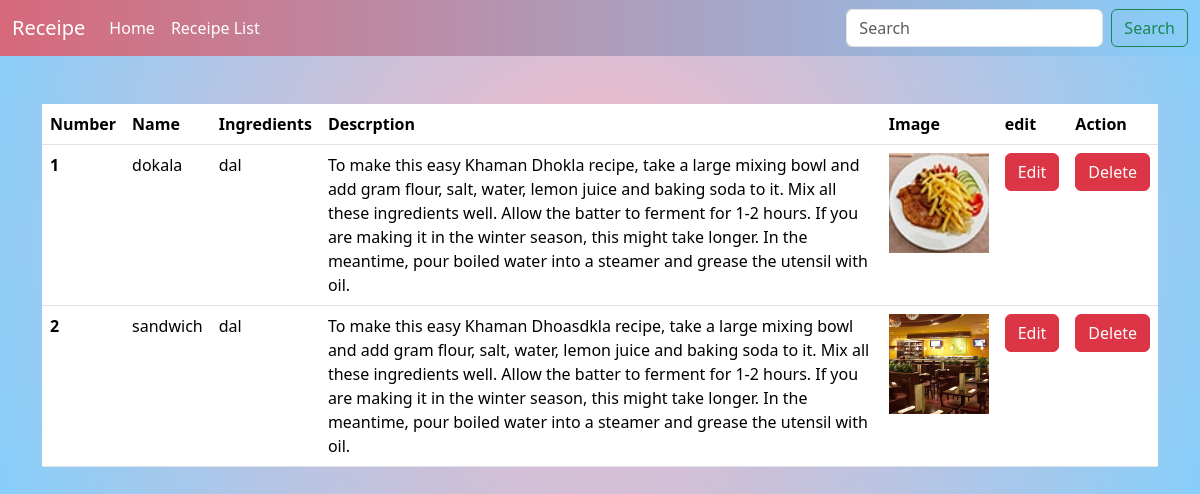
/data/ (signed in), run on the app's committed database.
### vege/models.py (models this page shows)
class Vege(models.Model):
    user = models.ForeignKey(User, on_delete=models.SET_NULL, null=True, blank=True)
    receipe_name= models.CharField(max_length=100)
    receipe_desc = models.TextField()
    receipe_img = models.ImageField(upload_to='receipe')
    receipe_ingr = models.TextField(default=timezone.now, null=True)

### vege/views.py (the view)
# urls.py: path('data/', showdata, name='showdata'),
@login_required(login_url='/login/')
def showdata(request):
    qset  = Vege.objects.all()
    if request.GET.get('search'):
        x = request.GET.get('search')
        qset = qset.filter(receipe_name__icontains=x)
    context = {'vege': qset, 'path': request.path}
    return render(request, 'data.html', context)

### vege/templates/data.html
{% extends "layout.html" %}
{% block content  %}
<div class="container mt-5">
    <table class="table">
        <thead>
          <tr>
            <th scope="col">Number</th>
            <th scope="col"> Name</th>
            <th scope="col"> Ingredients</th>
            <th scope="col">Descrption</th>
            <th scope="col">Image</th>
            <th scope="col">edit</th>
            <th scope="col">Action</th>
          </tr>
        </thead>
        {% for veges in vege %}
          <tr>
            <th scope="row">{{forloop.counter}}</th>
            <td>{{veges.receipe_name}}</td>
           <td>{{veges.receipe_ingr}}</td>
            <td>{{veges.receipe_desc}}</td>
            <td>
              <img src="/media/{{veges.receipe_img}}" style="height: 100px;">
            </td>
            <td>
              <a href="/{{veges.id}}/" class="btn btn-danger">Edit</a>
            </td>
            <td>
              <a href="/delete_data/{{veges.id}}/" class="btn btn-danger">Delete</a>
            </td>
          </tr>
        {% endfor %}
      </table>
</div>
{% endblock %}

### vege/templates/layout.html (shortened to what this page needs)
<!doctype html>
<html lang="en">
  <head>
    <link href="https://cdn.jsdelivr.net/npm/bootstrap@5.3.2/dist/css/bootstrap.min.css" rel="stylesheet">
  </head>
  <body>
      <nav class="navbar navbar-expand-lg navbar-light ">
        <div class="container-fluid">
          <a class="navbar-brand" href="/">Receipe</a>
          <div class="collapse navbar-collapse" id="navbarSupportedContent">
            <ul class="navbar-nav me-auto mb-2 mb-lg-0">
              <li class="nav-item">
                <a class="nav-link active" aria-current="page" href="/">Home</a>
              </li>
              <li class="nav-item">
                <a class="nav-link " aria-disabled="true" href="/data">Receipe List</a>
              </li>
            </ul>
      {% if path == "/data/" %}
            <form class="d-flex">
              <input class="form-control me-2" type="text" placeholder="Search" name="search" aria-label="Search">
              <button class="btn btn-outline-success" type="submit">Search</button>
          </form>
       {% endif %}
      </div>
        </div>
      </nav>
      {% block content %}{% endblock %}
    </body>
  </html>

### vege/templates/layout.html (style rules this page uses)
body { background:radial-gradient(circle, #FFB6C1, #87CEFA); }
nav { background: linear-gradient(to right, #d6697a, #87CEFA) !important; color: #ffffff !important; }
nav a { color: #ffffff !important; }

### data on the page
Vege: receipe_name "dokala", receipe_ingr "dal", receipe_desc "To make this easy Khaman Dhokla recipe, take a large mixing bowl and add gram flour, salt, water, lemon juice and baking soda to it. Mix all these ingredients well. Allow the batter to ferment for 1-2 hours. If you are making it in the winter season, this might take longer. In the meantime, pour boiled water into a steamer and grease the utensil with oil.", receipe_img (picture)
Vege: receipe_name "sandwich", receipe_ingr "dal", receipe_desc "To make this easy Khaman Dhoasdkla recipe, take a large mixing bowl and add gram flour, salt, water, lemon juice and baking soda to it. Mix all these ingredients well. Allow the batter to ferment for 1-2 hours. If you are making it in the winter season, this might take longer. In the meantime, pour boiled water into a steamer and grease the utensil with oil.", receipe_img (picture)
